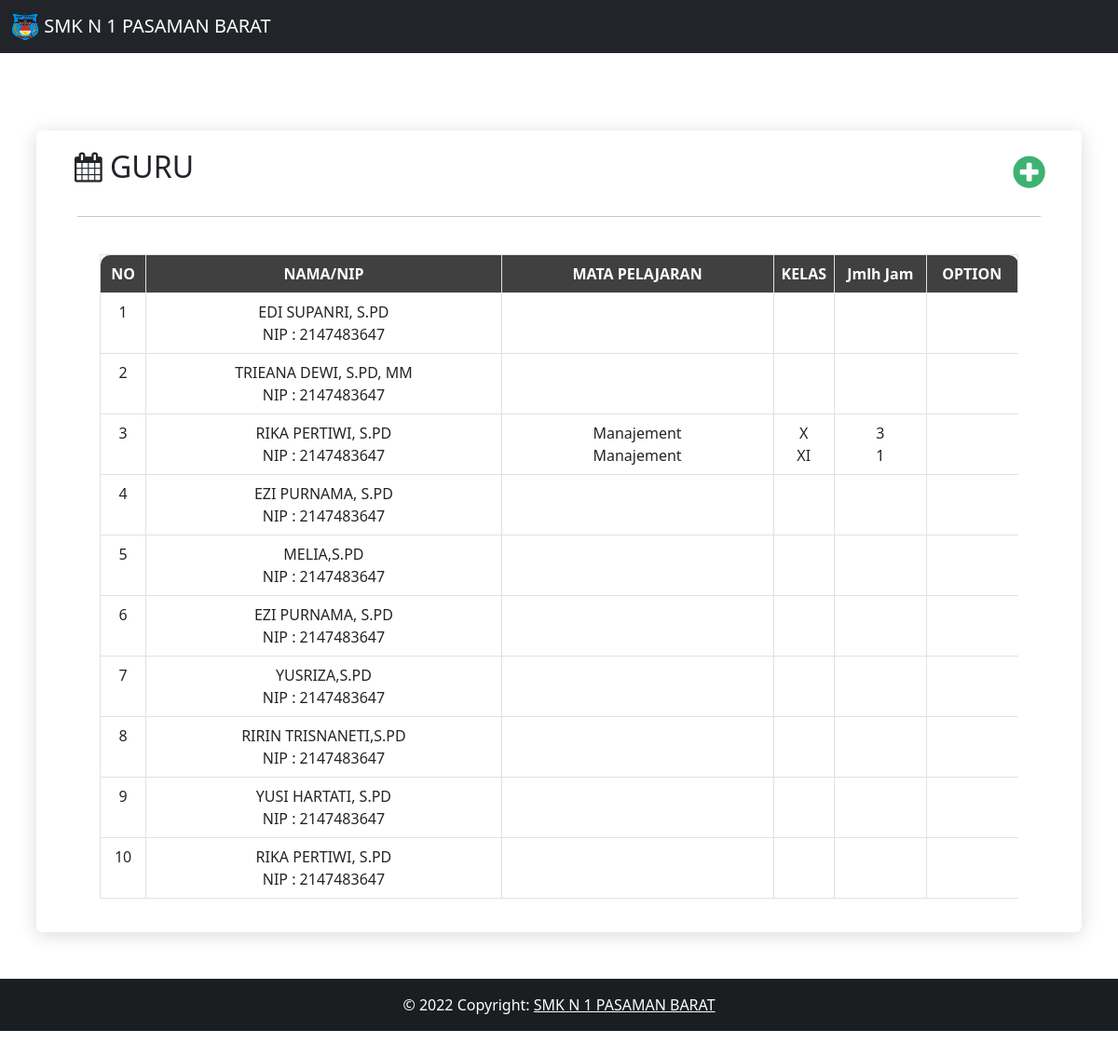
Screenshot of /operator/guru/jam_mengajar.php with the database file from the repository.
### tables this page shows
CREATE TABLE `biodata_sekolah` (
  `id_biodata_sekolah` int(11) NOT NULL,
  `nama_sekolah` varchar(120) NOT NULL,
  `alamat_sekolah` varchar(120) NOT NULL,
  `photo_sekolah` varchar(120) NOT NULL,
  `email_sekolah` varchar(120) NOT NULL,
  `telepon_sekolah` int(11) NOT NULL
);

CREATE TABLE `biodata_guru` (
  `id_guru` int(11) NOT NULL,
  `nip_guru` varchar(120) NOT NULL,
  `nama_guru` varchar(120) NOT NULL,
  `jenis_kelamin_guru` varchar(120) NOT NULL,
  `tgl_lahir_guru` date NOT NULL,
  `alamat_guru` varchar(120) NOT NULL,
  `pendidikan_guru` varchar(120) NOT NULL,
  `status_guru` varchar(120) NOT NULL,
  `jabatan_guru` varchar(120) NOT NULL,
  `telepon_guru` varchar(120) NOT NULL,
  `foto_guru` varchar(300) NOT NULL,
  `username` varchar(120) NOT NULL,
  `password` varchar(120) NOT NULL
);

CREATE TABLE `mapel` (
  `id_mapel` int(11) NOT NULL,
  `nama_mapel` varchar(120) NOT NULL,
  `kosentrasi` int(11) NOT NULL
);

### operator/guru/jam_mengajar.php (the view, shortened to what this page needs)
<?php
include '../../db/koneksi.php';
include '../../layout/header.php';
?>
<div id="content" style="margin-top:60px;">
  <div class="regular-page-area section-padding-20">
    <div class="container">
      <div class="row justify-content-center">
        <div class="col-12">
          <div class="details-content">
            <div class="container">
              <div class="row">
                <div class="col-sm">
                  <h2 id="xs" ><i class="icon-calendar"></i> GURU </h2>
                </div>
                <div class="col-sm" style="text-align: right;margin-right: 5%;">
                  <a class="col-sm" href="http://localhost/SMK_1_PASAMAN/absensi/operator/guru/tambah_jam_mengajar" style=""><h1 id="xs" ><i class="icon-plus-sign" style="color:mediumseagreen;"></i> </h1></a>
                </div>
              </div>
            </div>
            <div id="myDiv" class="container-fluid">
              <hr>
              <div id="myDiv" class="container-fluid">
            </div>
            <br>
            <div class="row-fluid">
              <div class="span12">
                <div class="widget-box">
                  <div class="widget-title">
                   <table class="table table-bordered">
                    <thead>
                      <tr>
                        <th class="text-center" style="width:5%;background-color: #404040; color:white;border-radius: 10px 0 0 0 ;">NO</th>
                        <th class="text-center" style="background-color: #404040; color:white;">NAMA/NIP</th>
                        <th class="text-center" style="background-color: #404040; color:white;">MATA PELAJARAN</th>
                        <th class="text-center" style="width:5%;background-color: #404040; color:white;">KELAS</th>
                        <th class="text-center" style="background-color: #404040; color:white; width: 10%;">Jmlh Jam</th>
                        <th class="text-center" style="width: 10%;background-color: #404040; color:white;border-radius: 0 10px 0 0 ;" colspan="2">OPTION</th>
                      </tr>
                    </thead>
                    <tbody>
                      <?php
                      $queryDataGuru = mysqli_query($konek,"SELECT * FROM biodata_guru");
                      $no=1;
                      while($dataGuru = mysqli_fetch_array($queryDataGuru)){
                        if($dataGuru['jabatan_guru'] != "admin"){
                          ?>
                          <?php
                          $queryDataJamMengajar = mysqli_query($konek,"SELECT * FROM jam_mengajar WHERE id_guru=".$dataGuru['id_guru']);
                          $arrayMapel = array();
                          $arrayKelas = array();
                          while($dataJamMengajar = mysqli_fetch_array($queryDataJamMengajar)){
                            $arrayMapel[$dataJamMengajar['id_mapel']."-".$dataJamMengajar['kelas']]= $dataJamMengajar['id_mapel'];
                            $arrayKelas[$dataJamMengajar['id_mapel']."-".$dataJamMengajar['kelas']]= $dataJamMengajar['kelas'];
                          }
                          ?>
                          <tr>
                            <td class="text-center"><?php echo $no; ?></td>
                            <td class="text-center"><?php echo strtoupper($dataGuru['nama_guru']); ?> <br> NIP : <?php echo $dataGuru['nip_guru']; ?> </td>
                            <td class="text-center">
                              <?php
                              $arrm = array();
                              foreach($arrayMapel as $key=>$value)
                              {
                                $queryDataMapel = mysqli_query($konek,"SELECT * FROM mapel WHERE id_mapel=".$value);
                                while ($dataMapel = mysqli_fetch_array($queryDataMapel)) {
                                  echo $dataMapel['nama_mapel']."<br>";
                                }
                                $arrm[] = $value;
                              }
                            ?>
                            </td>
                            <td class="text-center">
                              <?php
                              $arrk = array();
                              foreach($arrayKelas as $key=>$value)
                              {
                                echo $value."<br>";
                                $arrk[] = $value;
                              }
                            ?></td>
                            <td class="text-center">
                              <?php
                              for ($i=0; $i < sizeof($arrm); $i++) {
                                $queryJumlahJamMengajar = mysqli_query($konek,"SELECT COUNT(*) AS JumlahJam FROM jam_mengajar WHERE id_guru=".$dataGuru['id_guru']." AND kelas='".$arrk[$i]."'"." AND id_mapel=".$arrm[$i]);
                                if($queryJumlahJamMengajar != null){
                                  while($dataJumlahJam = mysqli_fetch_array($queryJumlahJamMengajar)){
                                  echo $dataJumlahJam['JumlahJam']."<br>";
                                }
                                }
                              }
                               ?>
                            </td>
                          </tr>
                        <?php
                        $no++;
                      }} ?>
                    </tbody>
                  </table>
                </div>
              </div>
            </div>
          </div>
        </div>
      </div>
    </div>
  </div>
</div>
</div>
<?php include '../../layout/footer.php'; ?>

### layout/header.php (shortened to what this page needs)
<?php
$query=mysqli_query($konek,"SELECT * FROM biodata_sekolah");
$data=mysqli_fetch_array($query);
?>
<!DOCTYPE html>
<html lang="en">
<head>
  <link rel="stylesheet" href="http://localhost/SMK_1_PASAMAN/absensi/assets/css/bootstrap.min.css" />
  <link rel="stylesheet" href="http://localhost/SMK_1_PASAMAN/absensi/assets/css/bootstrap-responsive.min.css" />
  <link href="http://localhost/SMK_1_PASAMAN/absensi/assets/font-awesome/css/font-awesome.css" rel="stylesheet" />
  <link rel="stylesheet" href="http://localhost/SMK_1_PASAMAN/absensi/assets/css/custom/style.css">
</head>
<body>
  <nav id="nav" class="navbar fixed-top navbar-expand-lg navbar-dark bg-dark">
    <div class="container-fluid">
      <a class="navbar-brand" href="#"><img src="http://localhost/SMK_1_PASAMAN/absensi/assets/image/<?PHP echo $data['photo_sekolah'] ?>" alt="" width="30" height="30" class="d-inline-block align-text-top"> SMK N 1 PASAMAN BARAT</a>
      </div>
    </nav>
  </body>
  </html>

### layout/footer.php
<footer class="bg-dark text-center text-white" >
        <div class="text-center p-3" style="background-color: rgba(0, 0, 0, 0.2);">
          © 2022 Copyright:
          <a class="text-white" href="#">SMK N 1 PASAMAN BARAT</a>
        </div>
</footer>

### assets/css/custom/style.css (style rules this page uses)
.details-content { margin-top: 50px; background-color: #ffffff; position: relative; z-index: 1; box-shadow: 0 3px 20px rgb(0 0 0 / 15%); padding: 20px 20px; border-radius: 6px; margin-bottom: 50px; }
.section-padding-20 { padding-top: 30px; padding-bottom: 50px; }
.row { display: -ms-flexbox; display: flex; -ms-flex-wrap: wrap; flex-wrap: wrap; margin-right: -15px; margin-left: -15px; }
.child-table, th { vertical-align: top; border-top: 1px solid #ccc; padding:10px; width:100px; }

### rows the page displays
biodata_sekolah: photo_sekolah (picture)
biodata_guru: nama_guru "EDI SUPANRI, S.PD", nip_guru "2147483647"
biodata_guru: nama_guru "TRIEANA DEWI, S.PD, MM", nip_guru "2147483647"
biodata_guru: nama_guru "RIKA PERTIWI, S.PD", nip_guru "2147483647", value "X", value "XI", JumlahJam "3", JumlahJam "1"
mapel: nama_mapel "Manajement"
biodata_guru: nama_guru "EZI PURNAMA, S.PD", nip_guru "2147483647"
biodata_guru: nama_guru "MELIA,S.PD", nip_guru "2147483647"
biodata_guru: nama_guru "EZI PURNAMA, S.PD", nip_guru "2147483647"
biodata_guru: nama_guru "YUSRIZA,S.PD", nip_guru "2147483647"
biodata_guru: nama_guru "RIRIN TRISNANETI,S.PD", nip_guru "2147483647"
biodata_guru: nama_guru "YUSI HARTATI, S.PD", nip_guru "2147483647"
biodata_guru: nama_guru "RIKA PERTIWI, S.PD", nip_guru "2147483647"
